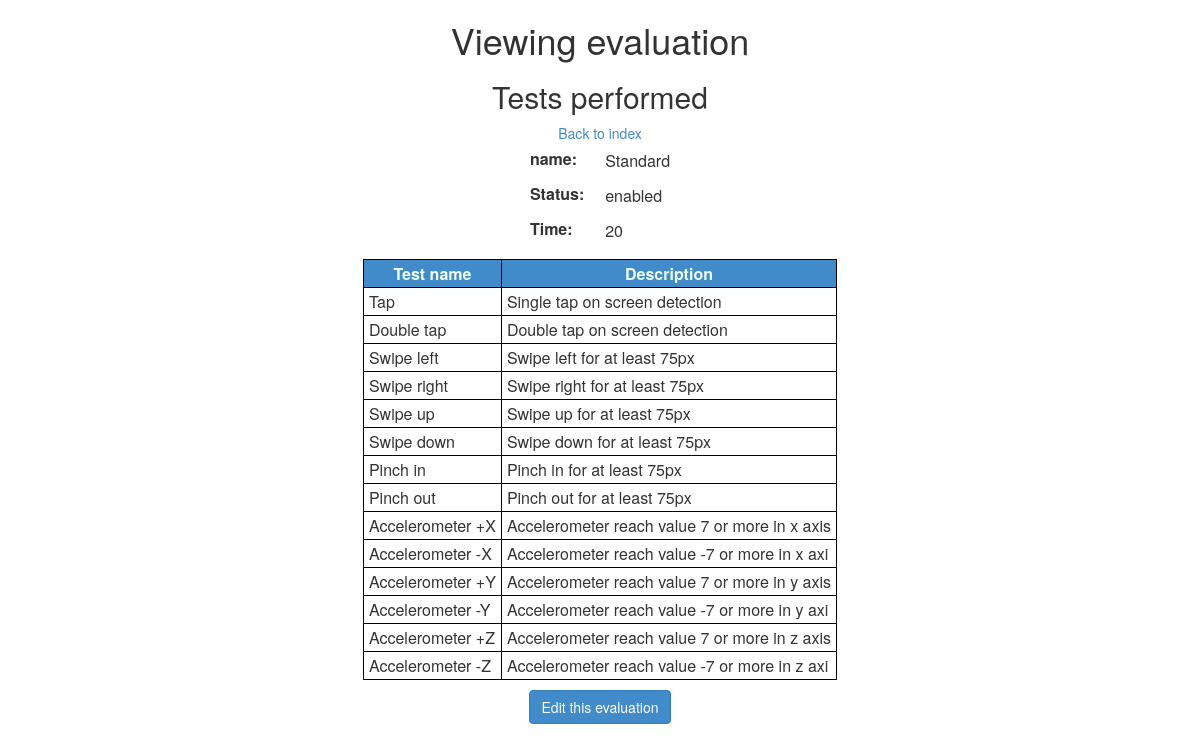
Before: /admin/evaluations/view.php?evaluation=1 with the older database file.
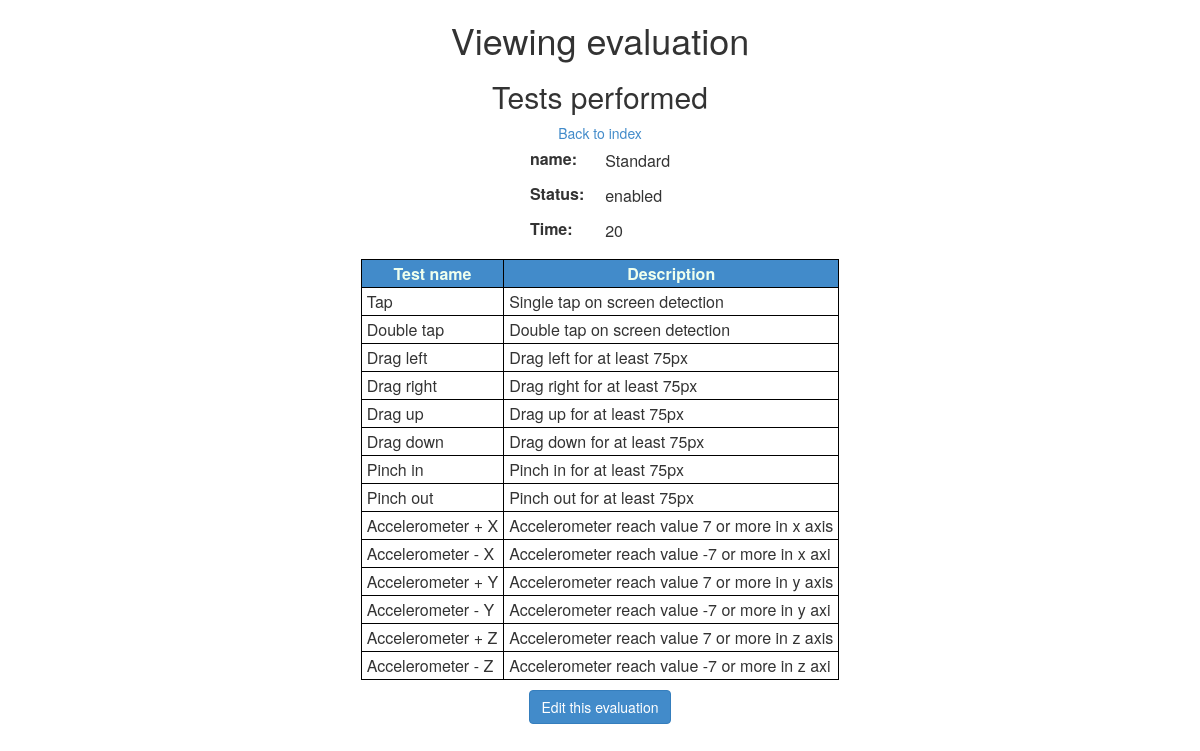
After: the same page with the newer database file.
### tables this page shows
CREATE TABLE `tests` (
  `id_test` int(11) NOT NULL AUTO_INCREMENT,
  `name` varchar(45) DEFAULT NULL,
  `action` int(11) NOT NULL DEFAULT '26' COMMENT 'contains the different tests that can be performed, i.e. tap, double tap, swipes, pinches and more.',
  `description` varchar(45) DEFAULT NULL,
  `tag` varchar(45) NOT NULL,
  PRIMARY KEY (`id_test`),
  KEY `fk_tests_1_idx` (`action`),
  CONSTRAINT `fk_tests_1` FOREIGN KEY (`action`) REFERENCES `supported_events` (`id_event`) ON DELETE NO ACTION ON UPDATE NO ACTION
);

### admin/evaluations/view.php (the view, shortened to what this page needs)
<html>
    <head>
        <?php
        include '../../template/_head.php';
        include "../requests/getTests.php";
        ?>
        <link href="/mobile/admin/css/admin.css" rel="stylesheet" type="text/css" >
    </head>
    <body>
        <div class="container">
            <?php
            $link = mysqli_connect($hst, $usrnm, $psswrd, $schm) or die("Error " . mysqli_error($link));
            $id_evaluation = filter_input(INPUT_GET, "evaluation");
            $evaluation_query = "SELECT e.* FROM evaluations e WHERE e.id_evaluation = " . $id_evaluation . ";" or die("Error " . mysqli_error($link));
            $evalulation_result = $link->query($evaluation_query);
            $evaluation = mysqli_fetch_array($evalulation_result);
            $tests_query = "SELECT t.* FROM tests t, evaluation_test et WHERE t.id_test = et.id_test AND et.id_evaluation = " . $id_evaluation;
            $tests = $link->query($tests_query);
            ?>
            <center>
                <h1>Viewing evaluation</h1>
                <h2>Tests performed</h2>
                <a href="/mobile/admin/" >Back to index</a>
                <br>
                <table class="stylish">
                    <tr>
                        <td>
                            <label>name:</label>
                        </td>
                        <td>
                            <?php echo $evaluation['name'] ?>
                        </td>
                    </tr>
                    <tr>
                        <td>
                            <label>Status:</label>
                        </td>
                        <td>
                            <?php
                            if ($evaluation['enable'] === '1') {
                                echo "enabled";
                            } else {
                                echo "disabled";
                            }
                            ?>
                        </td>
                    </tr>
                    <tr>
                        <td>
                            <label>Time:</label>
                        </td>
                        <td>
                            <?php echo $evaluation['time'] ?>
                        </td>
                    </tr>
                </table>
                <table>
                    <thead>
                        <tr>
                            <th>Test name</th>
                            <th>Description</th>
                        </tr>
                    </thead>
                    <tbody>
                        <?php while ($test = mysqli_fetch_array($tests)) { ?>
                            <tr>
                                <td><?php echo $test["name"] ?></td>
                                <td><?php echo $test["description"] ?></td>
                            </tr>
                        <?php
                        } ?>
                    </tbody>
                </table>
                <span class="row">
                    <a class="btn btn-primary" href="edit.php?evaluation=<?php echo $evaluation['id_evaluation'] ?>" >Edit this evaluation</a>
                </span>
            </center>
        </div>
    </body>
</html>

Changed rows visible on the page:
changed tests: name "Swipe left" → "Drag left"; description "Swipe left for at least 75px" → "Drag left for at least 75px"
changed tests: name "Swipe right" → "Drag right"; description "Swipe right for at least 75px" → "Drag right for at least 75px"
changed tests: name "Swipe up" → "Drag up"; description "Swipe up for at least 75px" → "Drag up for at least 75px"
changed tests: name "Swipe down" → "Drag down"; description "Swipe down for at least 75px" → "Drag down for at least 75px"
changed tests "Accelerometer reach value 7 or more in x axis": name "Accelerometer +X" → "Accelerometer + X"
changed tests "Accelerometer reach value -7 or more in x axi": name "Accelerometer -X" → "Accelerometer - X"
changed tests "Accelerometer reach value 7 or more in y axis": name "Accelerometer +Y" → "Accelerometer + Y"
changed tests "Accelerometer reach value -7 or more in y axi": name "Accelerometer -Y" → "Accelerometer - Y"
changed tests "Accelerometer reach value 7 or more in z axis": name "Accelerometer +Z" → "Accelerometer + Z"
changed tests "Accelerometer reach value -7 or more in z axi": name "Accelerometer -Z" → "Accelerometer - Z"
